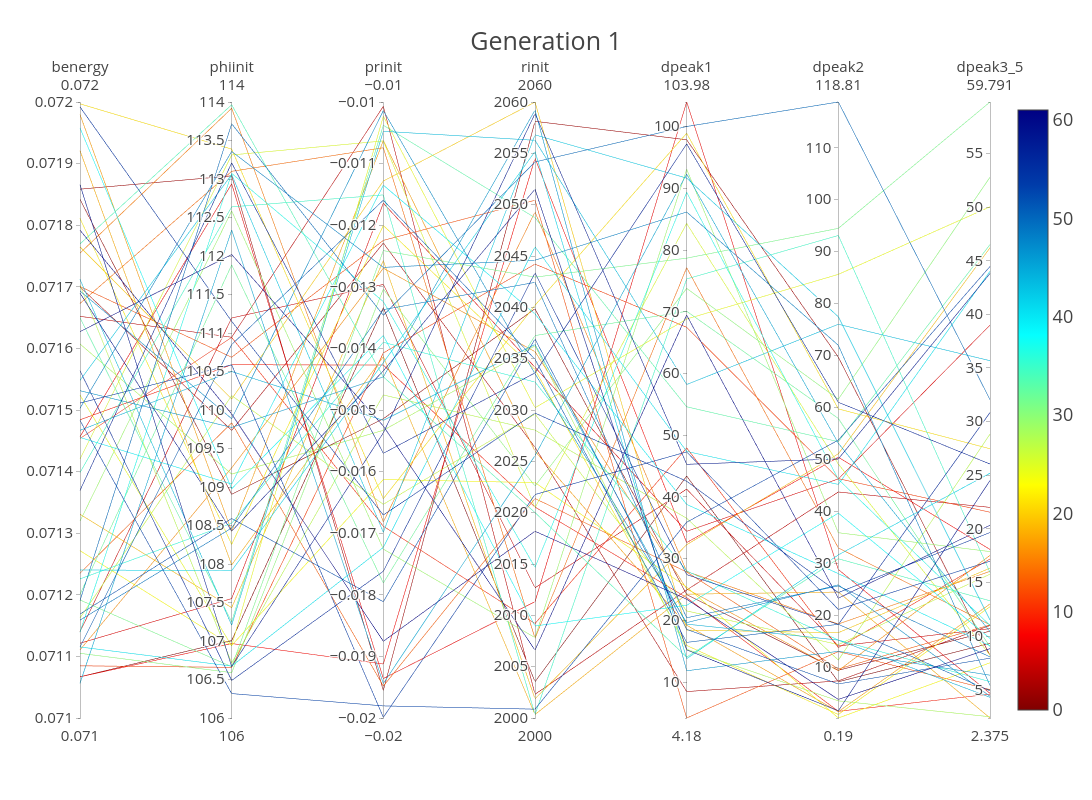

The notebook cell saved with this chart:
### Markdown cell above
## Do some plotting ...

### Code cell
dsets.plot_parallel_coordinates(1)
